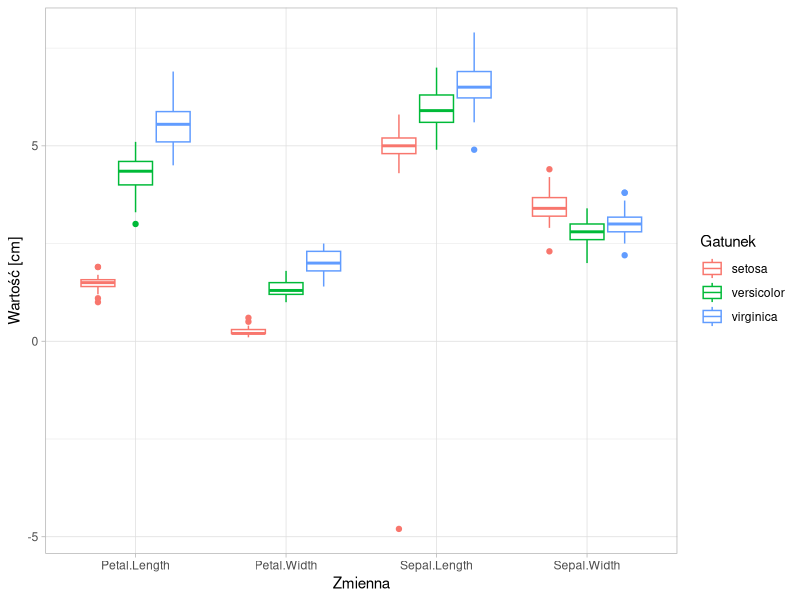
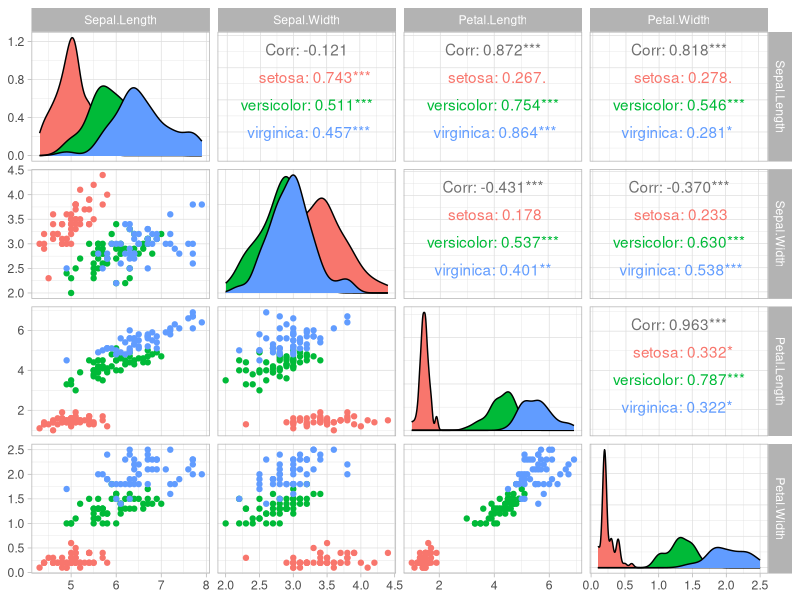
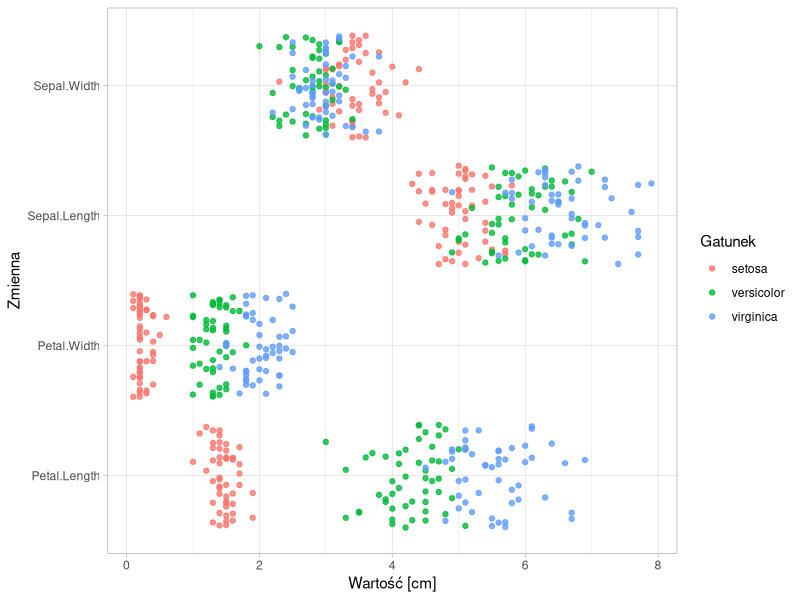

These charts were generated, in order, by the following R code:
## ---- chunk 1
library("MASS")
library("e1071")
library("tidyr")
library("caret")
library("GGally")
library("ggplot2")
library("doParallel")
## ---- chunk 2
dane = read.csv("C4L Academy - Data Science Graduate - IRISES dataset (2019-06).csv", sep = "|")
dane$Petal.Width[133] = "2.2"
dane$Petal.Width = as.numeric(as.character(dane$Petal.Width))
## ---- chunk 3
str(dane)
## ---- chunk 4
levels(dane$Species)
table(dane$Species)
## ---- chunk 5
apply(dane[1:4], 2, function(x) any(is.na(x)))
sum(is.na(dane$Sepal.Width))
which(is.na(dane$Sepal.Width))
dane$Sepal.Width[82] = round(mean(dane$Sepal.Width[dane$Species == "versicolor"], na.rm = TRUE), 1)
## ---- chunk 6
dane_long = gather(dane, "zmienna", "wartosc", 1:4)
ggplot(dane_long, aes(x = zmienna, y = wartosc)) + 
  geom_boxplot(aes(colour = Species)) +
  xlab("Zmienna") +
  ylab("Wartość [cm]") +
  labs(colour = "Gatunek") +
  theme_light()
## ---- chunk 7
dane$Sepal.Length[dane$Sepal.Length == -4.8] = abs(-4.8)
dane_long$wartosc[dane_long$wartosc == -4.8] = abs(-4.8)
## ---- chunk 8
ggpairs(dane, mapping = aes(color = Species), 
        columns = c("Sepal.Length", "Sepal.Width", "Petal.Length", "Petal.Width")) +
  theme_light()
## ---- chunk 9
aggregate(. ~ Species, data = dane, mean)
## ---- chunk 10
ggplot(dane_long, aes(wartosc, zmienna)) +
  geom_jitter(aes(colour = Species), width = 0, alpha = 0.8) +
  xlab("Wartość [cm]") +
  ylab("Zmienna") +
  labs(colour = "Gatunek") +
  theme_light()
